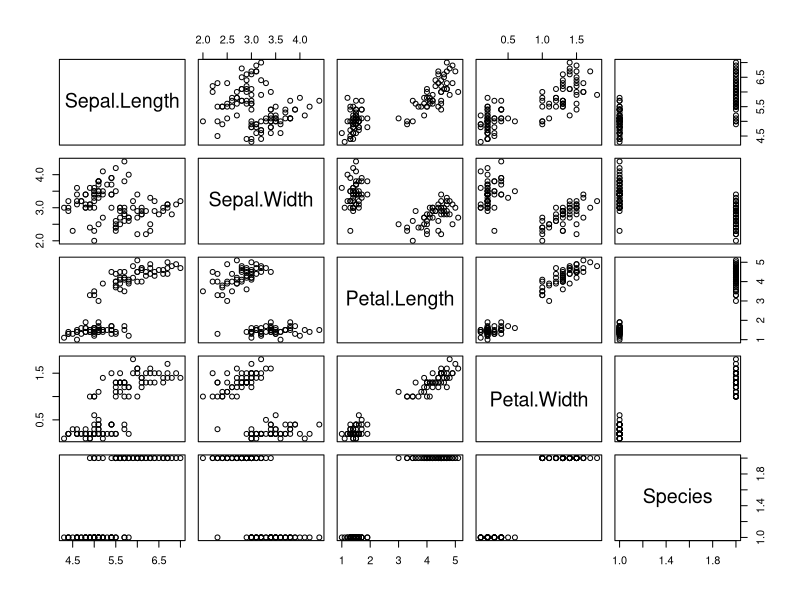

This chart was generated by the following R code:
str(iris)
iris[,-5]
d<-cov(iris[,-5])
d
t<-chol(d)
X<-cbind(c(rnorm(150)),c(rnorm(150)),c(rnorm(150)),c(rnorm(150)))
#t%*%t
#t(t)%*%t
mu<-NULL
for (i in 1:4)
mu<-append(mu,mean(iris[,i]), after = length(mu))
mu
#X[1,]
#t(X[1,])
#t%*%(X[1,])-mu
Z=NULL
for (i in 1:dim(X)[1]) {
  Z<-cbind(Z, t%*%(X[i,])-mu)
}
z<-as.data.frame(t(Z))

View(z)

##########

z

lm1<-lm(Sepal.Length~Sepal.Width+Petal.Length+Petal.Width, data = z)
lm1
summary(lm1)

glm1<-glm(Sepal.Length~Sepal.Width+Petal.Length+Petal.Width, data = z,family = "gaussian"(link = "identity"))
glm1
summary(glm1)

########## Binary Logistic Regression ##########

data<-iris[!iris$Species=='virginica',]
str(data)
View(data)
data[,5]<-as.factor(data[,5])
glm2<-glm(Species~Sepal.Length+Sepal.Width+Petal.Length+Petal.Width, data = data,family = "binomial"(link = "logit"))
glm2
#glm2<-glm(Species~Sepal.Length+Sepal.Width+Petal.Length+Petal.Width, data = data,family = "binomial"(link = "progit"))
#glm2
plot(data)

mu
coef<-glm2$coefficients
coef
t(c(1,mu))%*%coef
rt<-function(alpha){
  x<-exp(alpha)/(1+exp(alpha))
  return(x)
}
rt(t(c(1,mu))%*%coef)
exp(t(c(1,mu))%*%coef)

